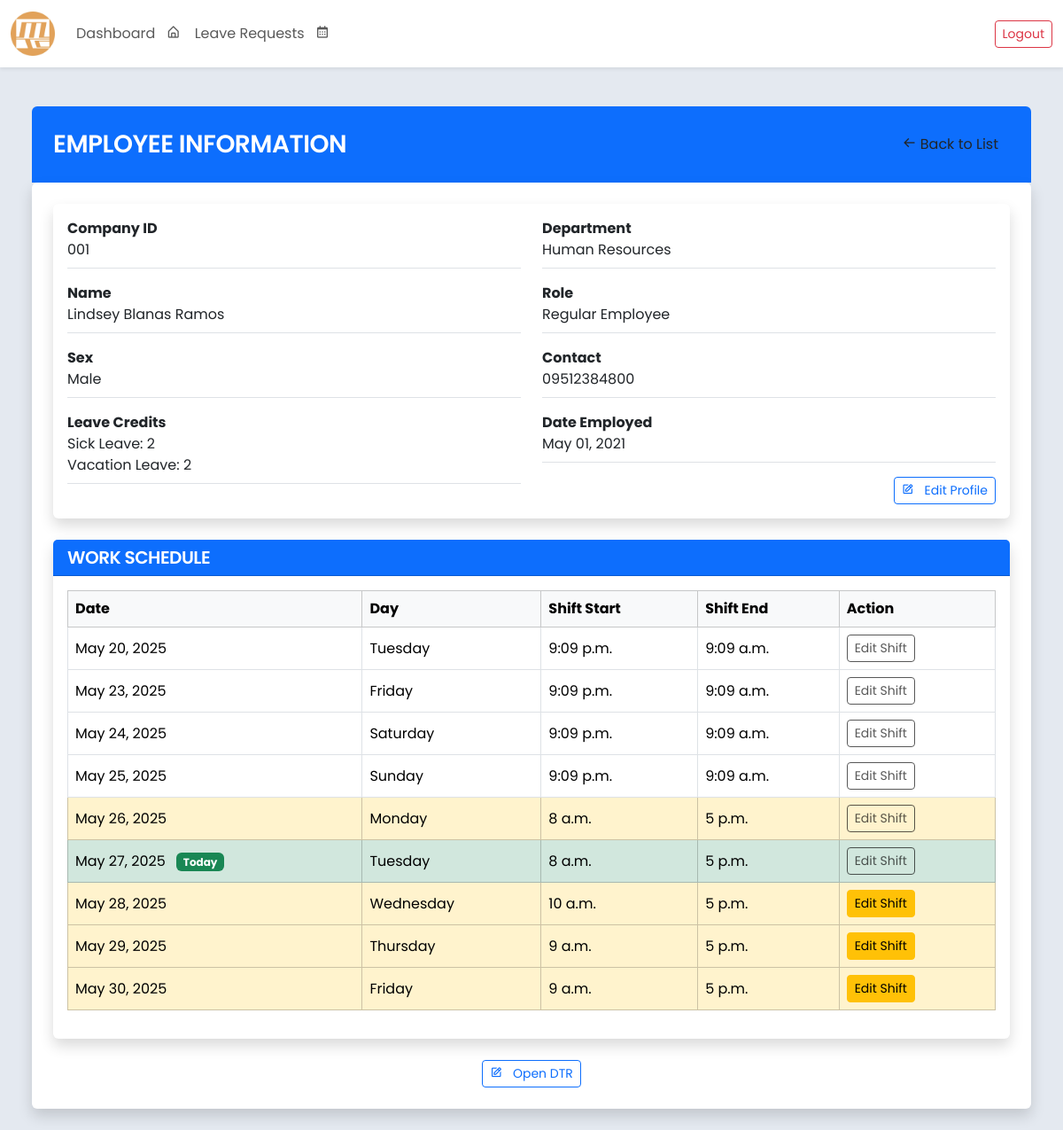
Screenshot of /employee/view/10/ (signed in) with the database file from the repository.
### core/models.py (models this page shows, shortened)
class Employee(models.Model):
    SEX_CHOICES = [
        ('Male', 'Male'),
        ('Female', 'Female'),
        ('Other', 'Prefer not to Say'),
    ]
    ROLE_CHOICES = [
        ('Regular Employee', 'Regular Employee'),
        ('Department Head', 'Department Head'),
        ('Admin(HR)', 'Admin(HR)'),
        ('Supervisor', 'Supervisor'),
        ('President', 'President')
    ]
    employee_id = models.AutoField(primary_key=True)
    company_id = models.CharField(max_length=20, blank=False, unique=True)
    first_name = models.CharField(max_length=100, blank=False)
    middle_name = models.CharField(max_length=100, blank=True, null=True)
    last_name = models.CharField(max_length=100, blank=False)
    sex = models.CharField(max_length=20, choices=SEX_CHOICES, blank=False)
    role = models.CharField(max_length=20, choices=ROLE_CHOICES, default='Regular Employee', blank=False)
    department = models.ForeignKey(
        Department,
        related_name="employees",
        on_delete=models.SET_NULL,
        null=True,
        blank=True
    )
    contact_number = models.CharField(max_length=15, blank=False)
    date_employed = models.DateField()
    leave_credits = models.IntegerField(default=0, blank=False)
    leave_credits2 = models.IntegerField(default=0, blank=False)
    user_account = models.OneToOneField(User, on_delete=models.SET_NULL, null=True, blank=True, related_name='employee')
    class Meta:
        ordering = ['last_name', 'first_name']
        verbose_name = 'Employee'
        verbose_name_plural = 'Employees'
        db_table = 'employee_table'
        constraints = [
            models.CheckConstraint(
                check=models.Q(leave_credits__gte=0),
                name='positive_leave_credits',
            ),
        ]

class Department(models.Model):
    name = models.CharField(max_length=255, unique=True)
    leave_respondents = models.ManyToManyField(
        'Employee',
        related_name='leave_departments',
        blank=True,
        limit_choices_to={'department__isnull': False}
    )
    shift_respondents = models.ManyToManyField(
        'Employee',
        related_name='shift_departments',
        blank=True,
        limit_choices_to={'department__isnull': False}
    )
    def __str__(self):
        return self.name

class Shift(models.Model):
    employee = models.ForeignKey(
        'Employee',
        on_delete=models.CASCADE,
        related_name='shifts'
    )
    department = models.ForeignKey(
        'Department',
        on_delete=models.CASCADE,
        related_name='shifts'
    )
    shift_date = models.DateField(default=timezone.now)
    shift_start = models.TimeField()
    shift_end = models.TimeField()
    class Meta:
        verbose_name = 'Shift'
        verbose_name_plural = 'Shifts'
        db_table = 'shift_table'
        ordering = ['shift_date', 'shift_start']

### core/views.py (the view)
# urls.py: path('employee/view/<int:pk>/', views.view_employee_information, name='employee_information'),
def view_employee_information(request, pk):
    employee = get_object_or_404(Employee, employee_id=pk)
    shifts = Shift.objects.filter(employee=employee).order_by('shift_date', 'shift_start')
    today = date.today()
    start_of_week = today - timedelta(days=today.weekday())  # Monday
    end_of_week = start_of_week + timedelta(days=6)          # Sunday
    context = {
        'employee': employee,
        'shifts': shifts,
        'today': today,
        'start_of_week': start_of_week,
        'end_of_week': end_of_week,
    }
    return render(request, 'view_employee_information.html', context)

### core/templates/view_employee_information.html (shortened to what this page needs)
{% extends "base.html" %}
{% block content %}
<div class="container-fluid" style="max-width: 1200px;">
    <div class="bg-primary p-4 rounded-top">
        <div class="d-flex align-items-center">
            <h3 class="text-white mb-0 flex-grow-1 text-uppercase">Employee Information</h3>
            <a class="btn btn-white " href="{% url 'view_employee_list' %}">
                <i class='bx bx-arrow-back'></i> Back to List
            </a>
        </div>
    </div>
    <div class="bg-white p-4 rounded shadow">
        <div class="card border-0 shadow mb-4">
            <div class="card-body">
                <div class="row g-4">
                    <div class="col-md-6">
                        <div class="d-flex flex-column gap-3">
                            <div class="border-bottom pb-2">
                                <label class="fw-bold ">Company ID</label>
                                <p class="mb-0">{{ employee.company_id }}</p>
                            </div>
                            <div class="border-bottom pb-2">
                                <label class="fw-bold ">Name</label>
                                <p class="mb-0">
                                    {{ employee.first_name }}
                                    {% if employee.middle_name %}{{ employee.middle_name }}{% endif %}
                                    {{ employee.last_name }}
                                </p>
                            </div>
                            <div class="border-bottom pb-2">
                                <label class="fw-bold ">Sex</label>
                                <p class="mb-0">{{ employee.sex }}</p>
                            </div>
                            <div class="border-bottom pb-2">
                                <label class="fw-bold ">Leave Credits</label>
                                <p class="mb-0">Sick Leave: {{ employee.leave_credits }}</p>
                                <p class="mb-0">Vacation Leave: {{ employee.leave_credits2 }}</p>
                            </div>
                        </div>
                    </div>
                    <div class="col-md-6">
                        <div class="d-flex flex-column gap-3">
                            <div class="border-bottom pb-2">
                                <label class="fw-bold ">Department</label>
                                <p class="mb-0">{{ employee.department }}</p>
                            </div>
                            <div class="border-bottom pb-2">
                                <label class="fw-bold ">Role</label>
                                <p class="mb-0">{{ employee.role }}</p>
                            </div>
                            <div class="border-bottom pb-2">
                                <label class="fw-bold ">Contact</label>
                                <p class="mb-0">{{ employee.contact_number }}</p>
                            </div>
                            <div class="border-bottom pb-2">
                                <label class="fw-bold ">Date Employed</label>
                                <p class="mb-0">{{ employee.date_employed|date:"M d, Y" }}</p>
                            </div>
                            <div class="d-flex justify-content-end">
                                <a href="{% url 'employee_edit' employee.employee_id %}" class="btn btn-outline-primary btn-sm">
                                    <i class='bx bx-edit me-2'></i> Edit Profile
                                </a>
                            </div>
                        </div>
                    </div>
                </div>
            </div>
        </div>
        <div class="card border-0 shadow mb-4">
            <div class="card-header bg-primary text-white">
                <h5 class="mb-0 text-uppercase">Work Schedule</h5>
            </div>
            <div class="card-body">
                <table class="table table-bordered table-hover align-middle">
                    <thead class="table-light">
                        <tr>
                            <th>Date</th>
                            <th>Day</th>
                            <th>Shift Start</th>
                            <th>Shift End</th>
                            <th>Action</th>
                        </tr>
                    </thead>
                    <tbody>
                        {% for shift in shifts %}
                        <tr
                            {% if shift.shift_date == today %}
                                class="table-success"
                            {% elif shift.shift_date >= start_of_week and shift.shift_date <= end_of_week %}
                                class="table-warning"
                            {% endif %}
                        >
                            <td>
                                {{ shift.shift_date }}
                                {% if shift.shift_date == today %}
                                    <span class="badge bg-success ms-2">Today</span>
                                {% endif %}
                            </td>
                            <td>{{ shift.shift_date|date:"l" }}</td>
                            <td>{{ shift.shift_start }}</td>
                            <td>{{ shift.shift_end }}</td>
                            <td>
                                {% if shift.shift_date > today %}
                                    <a href="{% url 'edit_shift' shift.id %}" class="btn btn-sm btn-warning me-1">Edit Shift</a>
                                {% else %}
                                    <button class="btn btn-sm  me-1" disabled>Edit Shift</button>
                                {% endif %}
                            </td>
                        </tr>
                        {% endfor %}
                    </tbody>
                </table>
            </div>
        </div>
        <div class="d-flex justify-content-center">
            <a href="{% url 'employee_edit' employee.employee_id %}" class="btn btn-outline-primary btn-sm">
                <i class='bx bx-edit me-2'></i> Open DTR
            </a>
        </div>
    </div>
</div>
{% endblock %}

### core/templates/base.html (style rules this page uses)
body { font-family: 'Poppins', sans-serif; font-size: 1rem; color: #333; background-color:rgb(228, 233, 240); }
h1, h2, h3, h4, h5, h6 { font-weight: 600; letter-spacing: -0.5px; }
label { font-weight: 500; }

### rows the page displays
Employee: company_id "001", first_name "Lindsey", middle_name "Blanas", last_name "Ramos", sex "Male", leave_credits "2", leave_credits2 "2", department "Human Resources", role "Regular Employee", contact_number "09512384800", date_employed "May 01, 2021"
Shift: shift_date "May 20, 2025", shift_date "Tuesday", shift_start "9:09 p.m.", shift_end "9:09 a.m.", shows "Edit Shift"
Shift: shift_date "May 23, 2025", shift_date "Friday", shift_start "9:09 p.m.", shift_end "9:09 a.m.", shows "Edit Shift"
Shift: shift_date "May 24, 2025", shift_date "Saturday", shift_start "9:09 p.m.", shift_end "9:09 a.m.", shows "Edit Shift"
Shift: shift_date "May 25, 2025", shift_date "Sunday", shift_start "9:09 p.m.", shift_end "9:09 a.m.", shows "Edit Shift"
Shift: shift_date "May 26, 2025", shift_date "Monday", shift_start "8 a.m.", shift_end "5 p.m.", shows "Edit Shift"
Shift: shift_date "May 27, 2025", shows "Today", shift_date "Tuesday", shift_start "8 a.m.", shift_end "5 p.m.", shows "Edit Shift"
Shift: shift_date "May 28, 2025", shift_date "Wednesday", shift_start "10 a.m.", shift_end "5 p.m.", shows "Edit Shift"
Shift: shift_date "May 29, 2025", shift_date "Thursday", shift_start "9 a.m.", shift_end "5 p.m.", shows "Edit Shift"
Shift: shift_date "May 30, 2025", shift_date "Friday", shift_start "9 a.m.", shift_end "5 p.m.", shows "Edit Shift"
